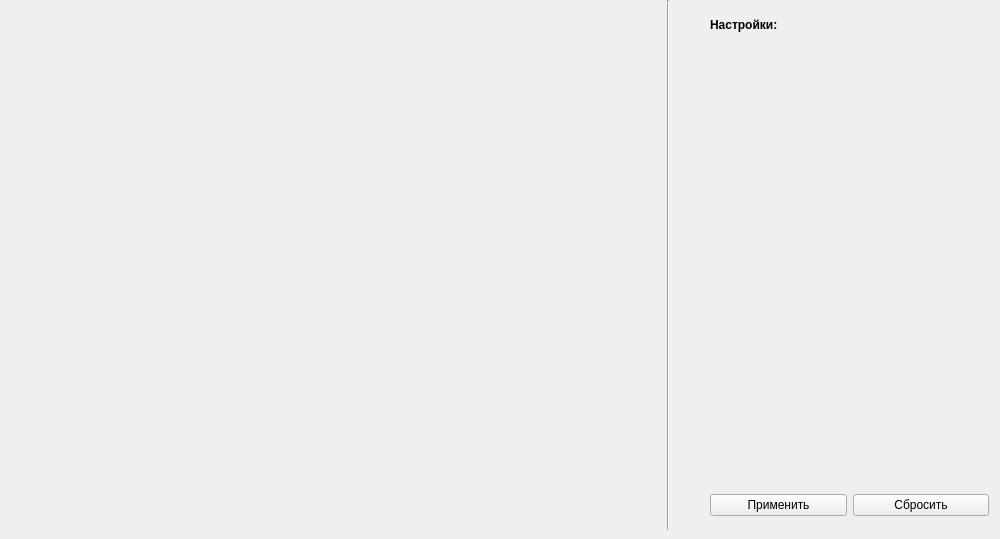
      <widget class="QWidget" name="tab_16">
       <attribute name="title">
        <string>Выбор опорной точки</string>
       </attribute>
       <widget class="QWidget" name="verticalLayoutWidget_3">
        <property name="geometry">
         <rect>
          <x>710</x>
          <y>56</y>
          <width>281</width>
          <height>91</height>
         </rect>
        </property>
        <layout class="QVBoxLayout" name="verticalLayout_3"/>
       </widget>
       <widget class="Line" name="line_7">
        <property name="geometry">
         <rect>
          <x>660</x>
          <y>0</y>
          <width>16</width>
          <height>530</height>
         </rect>
        </property>
        <property name="orientation">
         <enum>Qt::Vertical</enum>
        </property>
       </widget>
       <widget class="QLabel" name="label_25">
        <property name="geometry">
         <rect>
          <x>710</x>
          <y>10</y>
          <width>279</width>
          <height>29</height>
         </rect>
        </property>
        <property name="font">
         <font>
          <weight>75</weight>
          <bold>true</bold>
         </font>
        </property>
        <property name="text">
         <string>Настройки:</string>
        </property>
       </widget>
       <widget class="QWidget" name="horizontalLayoutWidget_16">
        <property name="geometry">
         <rect>
          <x>10</x>
          <y>10</y>
          <width>640</width>
          <height>510</height>
         </rect>
        </property>
        <layout class="QHBoxLayout" name="horizontalLayout_22"/>
       </widget>
       <widget class="QWidget" name="horizontalLayoutWidget_5">
        <property name="geometry">
         <rect>
          <x>710</x>
          <y>490</y>
          <width>279</width>
          <height>30</height>
         </rect>
        </property>
        <layout class="QHBoxLayout" name="horizontalLayout_23">
         <item>
          <widget class="QPushButton" name="pushButton_13">
           <property name="text">
            <string>Применить</string>
           </property>
          </widget>
         </item>
         <item>
          <widget class="QPushButton" name="pushButton_14">
           <property name="text">
            <string>Сбросить</string>
           </property>
          </widget>
         </item>
        </layout>
       </widget>
      </widget>
